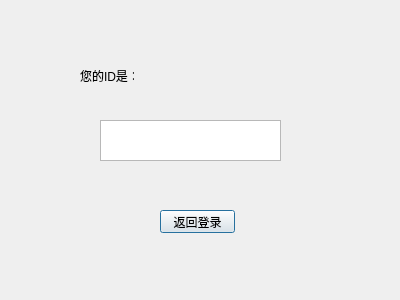
<?xml version="1.0" encoding="UTF-8"?>
<ui version="4.0">
 <class>regDialog</class>
 <widget class="QDialog" name="regDialog">
  <property name="geometry">
   <rect>
    <x>0</x>
    <y>0</y>
    <width>400</width>
    <height>300</height>
   </rect>
  </property>
  <property name="windowTitle">
   <string>成功！</string>
  </property>
  <widget class="QPushButton" name="reLogin">
   <property name="geometry">
    <rect>
     <x>160</x>
     <y>210</y>
     <width>75</width>
     <height>23</height>
    </rect>
   </property>
   <property name="text">
    <string>返回登录</string>
   </property>
  </widget>
  <widget class="QLabel" name="idText">
   <property name="geometry">
    <rect>
     <x>80</x>
     <y>70</y>
     <width>54</width>
     <height>12</height>
    </rect>
   </property>
   <property name="text">
    <string>您的ID是：</string>
   </property>
  </widget>
  <widget class="QTextBrowser" name="idBrowser">
   <property name="geometry">
    <rect>
     <x>100</x>
     <y>120</y>
     <width>181</width>
     <height>41</height>
    </rect>
   </property>
   <property name="font">
    <font>
     <family>AcadEref</family>
     <pointsize>16</pointsize>
    </font>
   </property>
  </widget>
 </widget>
 <resources/>
 <connections/>
</ui>
